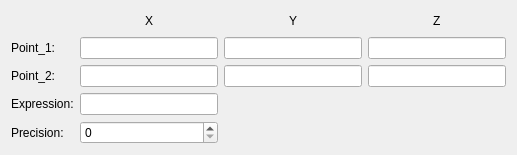
<?xml version="1.0" encoding="UTF-8"?>
<ui version="4.0">
 <class>Form</class>
 <widget class="QWidget" name="Form">
  <property name="geometry">
   <rect>
    <x>0</x>
    <y>0</y>
    <width>517</width>
    <height>144</height>
   </rect>
  </property>
  <property name="windowTitle">
   <string>Form</string>
  </property>
  <layout class="QHBoxLayout" name="horizontalLayout">
   <item>
    <layout class="QGridLayout" name="gridLayout">
     <item row="0" column="1">
      <spacer name="horizontalSpacer">
       <property name="orientation">
        <enum>Qt::Horizontal</enum>
       </property>
       <property name="sizeHint" stdset="0">
        <size>
         <width>40</width>
         <height>20</height>
        </size>
       </property>
      </spacer>
     </item>
     <item row="0" column="2">
      <widget class="QLabel" name="label_x2">
       <property name="text">
        <string>X</string>
       </property>
      </widget>
     </item>
     <item row="0" column="3">
      <spacer name="horizontalSpacer_2">
       <property name="orientation">
        <enum>Qt::Horizontal</enum>
       </property>
       <property name="sizeHint" stdset="0">
        <size>
         <width>40</width>
         <height>20</height>
        </size>
       </property>
      </spacer>
     </item>
     <item row="0" column="4">
      <spacer name="horizontalSpacer_3">
       <property name="orientation">
        <enum>Qt::Horizontal</enum>
       </property>
       <property name="sizeHint" stdset="0">
        <size>
         <width>40</width>
         <height>20</height>
        </size>
       </property>
      </spacer>
     </item>
     <item row="0" column="5">
      <widget class="QLabel" name="label_y2">
       <property name="text">
        <string>Y</string>
       </property>
      </widget>
     </item>
     <item row="0" column="6">
      <spacer name="horizontalSpacer_4">
       <property name="orientation">
        <enum>Qt::Horizontal</enum>
       </property>
       <property name="sizeHint" stdset="0">
        <size>
         <width>40</width>
         <height>20</height>
        </size>
       </property>
      </spacer>
     </item>
     <item row="0" column="7">
      <spacer name="horizontalSpacer_5">
       <property name="orientation">
        <enum>Qt::Horizontal</enum>
       </property>
       <property name="sizeHint" stdset="0">
        <size>
         <width>40</width>
         <height>20</height>
        </size>
       </property>
      </spacer>
     </item>
     <item row="0" column="8">
      <widget class="QLabel" name="label_z2">
       <property name="text">
        <string>Z</string>
       </property>
      </widget>
     </item>
     <item row="0" column="9">
      <spacer name="horizontalSpacer_6">
       <property name="orientation">
        <enum>Qt::Horizontal</enum>
       </property>
       <property name="sizeHint" stdset="0">
        <size>
         <width>40</width>
         <height>20</height>
        </size>
       </property>
      </spacer>
     </item>
     <item row="1" column="0">
      <widget class="QLabel" name="label">
       <property name="text">
        <string>Point_1:</string>
       </property>
      </widget>
     </item>
     <item row="1" column="1" colspan="3">
      <widget class="QLineEdit" name="lineEdit_point1x"/>
     </item>
     <item row="1" column="4" colspan="3">
      <widget class="QLineEdit" name="lineEdit_point1y"/>
     </item>
     <item row="1" column="7" colspan="3">
      <widget class="QLineEdit" name="lineEdit_point1z"/>
     </item>
     <item row="2" column="0">
      <widget class="QLabel" name="label_2">
       <property name="text">
        <string>Point_2:</string>
       </property>
      </widget>
     </item>
     <item row="2" column="1" colspan="3">
      <widget class="QLineEdit" name="lineEdit_point2x"/>
     </item>
     <item row="2" column="4" colspan="3">
      <widget class="QLineEdit" name="lineEdit_point2y"/>
     </item>
     <item row="2" column="7" colspan="3">
      <widget class="QLineEdit" name="lineEdit_point2z"/>
     </item>
     <item row="3" column="0">
      <widget class="QLabel" name="label_3">
       <property name="text">
        <string>Expression:</string>
       </property>
      </widget>
     </item>
     <item row="3" column="1" colspan="3">
      <widget class="QLineEdit" name="lineEdit_expression"/>
     </item>
     <item row="4" column="0">
      <widget class="QLabel" name="label_4">
       <property name="text">
        <string>Precision:</string>
       </property>
      </widget>
     </item>
     <item row="4" column="1" colspan="3">
      <widget class="QSpinBox" name="spinBox_precision"/>
     </item>
    </layout>
   </item>
  </layout>
 </widget>
 <resources/>
 <connections/>
</ui>
